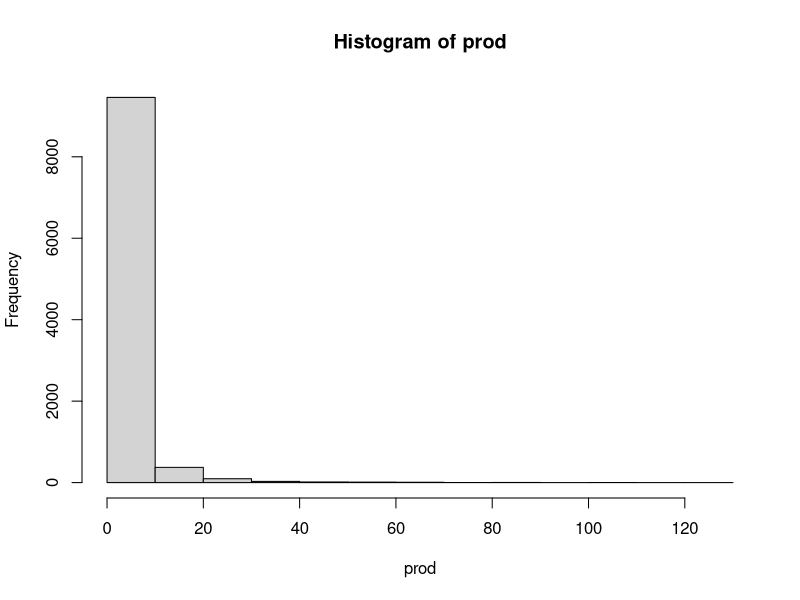

Source code (R):
ElementwiseMultiply <- function ( a, b )
{
    c = NULL ;
    for ( i in 1:length(a) )
        for ( j in 1:length(b) )
    {
        prod = ( a[i] * b[j] ) ;
        c= cbind(c,prod)
    }
    return ( c );
}

# CODE
pa<-rlnorm(100, meanlog = 0, sdlog = 1)   # Lognormal A
pp<-rlnorm(100, meanlog = 0, sdlog = 1)   # Lognormal P
prod<-as.vector(ElementwiseMultiply(pa,pp))
hist(prod)
summary(prod)
